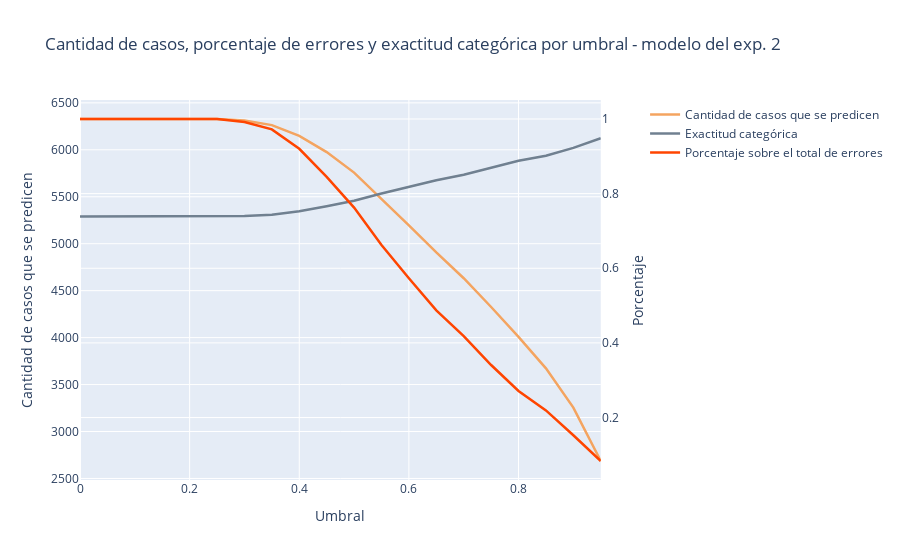
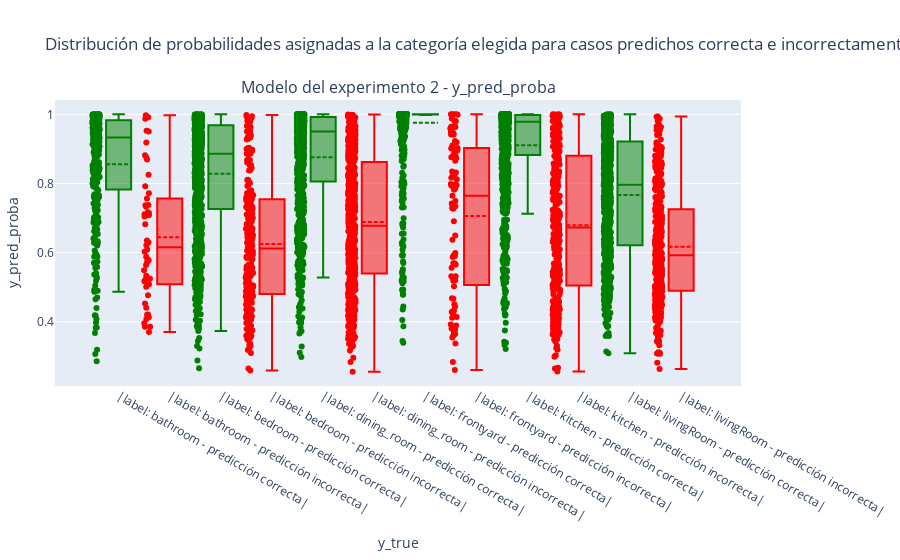

Here is the notebook cell these charts were saved with, in order:
### Code cell
for path, dataset, exp in [(path1, dataset1, '2'), (path2, dataset2, '6')][:1]:
    model, test_generator, validation_generator, test_dataset_path = load_model(path, dataset)

    df_pred_test = get_df_pred(model, test_generator, test_dataset_path)

    d = print_pred_proba_error_by_category(df_pred_test)

    d = print_error_by_category(df_pred_test)

    errors, pct, rights, counts = get_error_by_threshold(df_pred_test)

    plot_errors_and_pct_series(pct, rights, counts, exp)
    
    plot_distribution_of_features_by_label(df_pred_test, features=['y_pred_proba'], exp=exp)
    
    print()
    print()
    print()
    print()

### Figure 1 — Plotly figure (JSON) as saved in the notebook; plotly's stock layout.template omitted (floating-point values rounded to 4 significant figures)
{"data": [{"line": {"color": "sandybrown", "width": 2.5}, "name": "Cantidad de casos que se predicen", "opacity": 1, "showlegend": true, "type": "scatter", "x": [0, 0.05, 0.1, 0.15, 0.2, 0.25, 0.3, 0.35, 0.4, 0.45, 0.5, 0.55, 0.6, 0.65, 0.7, 0.75, 0.8, 0.85, 0.9, 0.95], "y": [6328, 6328, 6328, 6328, 6328, 6328, 6311, 6263, 6148, 5976, 5757, 5480, 5196, 4907, 4632, 4326, 4008, 3673, 3255, 2686]}, {"line": {"color": "slategrey", "width": 2.5}, "name": "Exactitud categórica", "opacity": 1, "showlegend": true, "type": "scatter", "x": [0, 0.05, 0.1, 0.15, 0.2, 0.25, 0.3, 0.35, 0.4, 0.45, 0.5, 0.55, 0.6, 0.65, 0.7, 0.75, 0.8, 0.85, 0.9, 0.95], "xaxis": "x", "y": [0.7389, 0.7389, 0.7389, 0.7389, 0.7389, 0.7389, 0.7403, 0.7436, 0.7528, 0.7664, 0.7811, 0.8004, 0.8177, 0.8359, 0.8508, 0.8699, 0.8882, 0.9014, 0.9226, 0.9486], "yaxis": "y2"}, {"line": {"color": "orangered", "width": 2.5}, "name": "Porcentaje sobre el total de errores", "opacity": 1, "showlegend": true, "type": "scatter", "x": [0, 0.05, 0.1, 0.15, 0.2, 0.25, 0.3, 0.35, 0.4, 0.45, 0.5, 0.55, 0.6, 0.65, 0.7, 0.75, 0.8, 0.85, 0.9, 0.95], "xaxis": "x", "y": [1, 1, 1, 1, 1, 1, 0.9921, 0.9722, 0.9201, 0.845, 0.7627, 0.6622, 0.5732, 0.4873, 0.4183, 0.3408, 0.2712, 0.2191, 0.1525, 0.08354], "yaxis": "y2"}], "layout": {"title": {"text": "Cantidad de casos, porcentaje de errores y exactitud categórica por umbral - modelo del exp. 2"}, "xaxis": {"anchor": "y", "domain": [0, 0.94], "title": {"text": "Umbral"}}, "yaxis": {"anchor": "x", "domain": [0, 1], "title": {"text": "Cantidad de casos que se predicen"}}, "yaxis2": {"anchor": "x", "overlaying": "y", "side": "right", "title": {"text": "Porcentaje"}}}}

### Figure 2 — Plotly figure (JSON) as saved in the notebook; plotly's stock layout.template omitted (floating-point values rounded to 4 significant figures; data arrays with more than 128 entries replaced by an {"elided": "..."} marker saying what was removed)
{"data": [{"boxmean": true, "boxpoints": "all", "customdata": {"elided": "308x5 mixed values"}, "hovertemplate": "y_true=%{customdata[0]}<br>y_pred=%{customdata[1]}<br>y_pred_proba=%{customdata[2]}<br>filename=%{customdata[3]}<br>right_predicted=%{customdata[4]}", "jitter": 0.3, "marker": {"color": "green"}, "name": "|label: bathroom - predicción correcta|", "pointpos": -1.8, "type": "box", "xaxis": "x", "y": {"elided": "308 float values"}, "yaxis": "y"}, {"boxmean": true, "boxpoints": "all", "customdata": {"elided": "50x5 mixed values"}, "hovertemplate": "y_true=%{customdata[0]}<br>y_pred=%{customdata[1]}<br>y_pred_proba=%{customdata[2]}<br>filename=%{customdata[3]}<br>right_predicted=%{customdata[4]}", "jitter": 0.3, "marker": {"color": "red"}, "name": "|label: bathroom - predicción incorrecta|", "pointpos": -1.8, "type": "box", "xaxis": "x", "y": [0.6818, 0.9185, 0.6347, 0.737, 0.5782, 0.7328, 0.629, 0.3854, 0.4081, 0.6093, 0.7168, 0.6023, 0.7719, 0.5082, 0.3701, 0.7079, 0.522, 0.4405, 0.9522, 0.7567, 0.9874, 0.5241, 0.8819, 0.4531, 0.9504, 0.413, 0.7107, 0.5878, 0.9975, 0.4207, 0.5173, 0.6212, 0.7047, 0.5332, 0.7916, 0.875, 0.7148, 0.4767, 0.8251, 0.9913, 0.3956, 0.8693, 0.5014, 0.5794, 0.3859, 0.7374, 0.4206, 0.5719, 0.5641, 0.549], "yaxis": "y"}, {"boxmean": true, "boxpoints": "all", "customdata": {"elided": "789x5 mixed values"}, "hovertemplate": "y_true=%{customdata[0]}<br>y_pred=%{customdata[1]}<br>y_pred_proba=%{customdata[2]}<br>filename=%{customdata[3]}<br>right_predicted=%{customdata[4]}", "jitter": 0.3, "marker": {"color": "green"}, "name": "|label: bedroom - predicción correcta|", "pointpos": -1.8, "type": "box", "xaxis": "x", "y": {"elided": "789 float values"}, "yaxis": "y"}, {"boxmean": true, "boxpoints": "all", "customdata": {"elided": "235x5 mixed values"}, "hovertemplate": "y_true=%{customdata[0]}<br>y_pred=%{customdata[1]}<br>y_pred_proba=%{customdata[2]}<br>filename=%{customdata[3]}<br>right_predicted=%{customdata[4]}", "jitter": 0.3, "marker": {"color": "red"}, "name": "|label: bedroom - predicción incorrecta|", "pointpos": -1.8, "type": "box", "xaxis": "x", "y": {"elided": "235 float values"}, "yaxis": "y"}, {"boxmean": true, "boxpoints": "all", "customdata": {"elided": "780x5 mixed values"}, "hovertemplate": "y_true=%{customdata[0]}<br>y_pred=%{customdata[1]}<br>y_pred_proba=%{customdata[2]}<br>filename=%{customdata[3]}<br>right_predicted=%{customdata[4]}", "jitter": 0.3, "marker": {"color": "green"}, "name": "|label: dining_room - predicción correcta|", "pointpos": -1.8, "type": "box", "xaxis": "x", "y": {"elided": "780 float values"}, "yaxis": "y"}, {"boxmean": true, "boxpoints": "all", "customdata": {"elided": "554x5 mixed values"}, "hovertemplate": "y_true=%{customdata[0]}<br>y_pred=%{customdata[1]}<br>y_pred_proba=%{customdata[2]}<br>filename=%{customdata[3]}<br>right_predicted=%{customdata[4]}", "jitter": 0.3, "marker": {"color": "red"}, "name": "|label: dining_room - predicción incorrecta|", "pointpos": -1.8, "type": "box", "xaxis": "x", "y": {"elided": "554 float values"}, "yaxis": "y"}, {"boxmean": true, "boxpoints": "all", "customdata": {"elided": "1161x5 mixed values"}, "hovertemplate": "y_true=%{customdata[0]}<br>y_pred=%{customdata[1]}<br>y_pred_proba=%{customdata[2]}<br>filename=%{customdata[3]}<br>right_predicted=%{customdata[4]}", "jitter": 0.3, "marker": {"color": "green"}, "name": "|label: frontyard - predicción correcta|", "pointpos": -1.8, "type": "box", "xaxis": "x", "y": {"elided": "1161 float values"}, "yaxis": "y"}, {"boxmean": true, "boxpoints": "all", "customdata": {"elided": "99x5 mixed values"}, "hovertemplate": "y_true=%{customdata[0]}<br>y_pred=%{customdata[1]}<br>y_pred_proba=%{customdata[2]}<br>filename=%{customdata[3]}<br>right_predicted=%{customdata[4]}", "jitter": 0.3, "marker": {"color": "red"}, "name": "|label: frontyard - predicción incorrecta|", "pointpos": -1.8, "type": "box", "xaxis": "x", "y": [0.782, 0.9405, 0.9193, 0.4663, 0.7982, 0.569, 0.377, 0.9587, 0.4436, 0.5183, 0.4504, 0.9473, 0.9414, 0.9992, 0.3802, 0.7325, 0.2603, 0.5319, 0.8943, 0.3543, 0.9516, 0.4284, 0.5682, 0.4307, 0.9008, 0.4679, 0.2833, 0.5204, 0.7643, 0.6374, 0.876, 0.9024, 0.9638, 0.5314, 0.6492, 0.7495, 0.5924, 0.8889, 0.5281, 0.7291, 0.999, 1.0, 0.3792, 0.9627, 0.923, 0.8316, 0.9619, 0.4139, 0.9806, 0.5654, 0.8769, 0.7935, 0.8253, 0.9991, 0.599, 0.5901, 0.5876, 0.3644, 0.7957, 0.737, 0.7851, 0.9099, 0.8239, 0.4117, 0.9483, 0.3685, 0.8794, 0.5267, 0.5564, 0.8168, 0.9453, 0.8791, 0.3608, 0.7417, 0.9986, 0.9999, 0.4205, 0.981, 0.823, 0.9024, 0.6904, 0.3894, 0.7342, 0.3807, 0.3924, 0.9998, 0.3369, 0.7268, 0.8124, 0.7979, 0.8728, 0.9009, 0.4324, 0.8654, 0.5026, 0.9678, 0.9875, 0.8345, 0.3808], "yaxis": "y"}, {"boxmean": true, "boxpoints": "all", "customdata": {"elided": "941x5 mixed values"}, "hovertemplate": "y_true=%{customdata[0]}<br>y_pred=%{customdata[1]}<br>y_pred_proba=%{customdata[2]}<br>filename=%{customdata[3]}<br>right_predicted=%{customdata[4]}", "jitter": 0.3, "marker": {"color": "green"}, "name": "|label: kitchen - predicción correcta|", "pointpos": -1.8, "type": "box", "xaxis": "x", "y": {"elided": "941 float values"}, "yaxis": "y"}, {"boxmean": true, "boxpoints": "all", "customdata": {"elided": "333x5 mixed values"}, "hovertemplate": "y_true=%{customdata[0]}<br>y_pred=%{customdata[1]}<br>y_pred_proba=%{customdata[2]}<br>filename=%{customdata[3]}<br>right_predicted=%{customdata[4]}", "jitter": 0.3, "marker": {"color": "red"}, "name": "|label: kitchen - predicción incorrecta|", "pointpos": -1.8, "type": "box", "xaxis": "x", "y": {"elided": "333 float values"}, "yaxis": "y"}, {"boxmean": true, "boxpoints": "all", "customdata": {"elided": "697x5 mixed values"}, "hovertemplate": "y_true=%{customdata[0]}<br>y_pred=%{customdata[1]}<br>y_pred_proba=%{customdata[2]}<br>filename=%{customdata[3]}<br>right_predicted=%{customdata[4]}", "jitter": 0.3, "marker": {"color": "green"}, "name": "|label: livingRoom - predicción correcta|", "pointpos": -1.8, "type": "box", "xaxis": "x", "y": {"elided": "697 float values"}, "yaxis": "y"}, {"boxmean": true, "boxpoints": "all", "customdata": {"elided": "381x5 mixed values"}, "hovertemplate": "y_true=%{customdata[0]}<br>y_pred=%{customdata[1]}<br>y_pred_proba=%{customdata[2]}<br>filename=%{customdata[3]}<br>right_predicted=%{customdata[4]}", "jitter": 0.3, "marker": {"color": "red"}, "name": "|label: livingRoom - predicción incorrecta|", "pointpos": -1.8, "type": "box", "xaxis": "x", "y": {"elided": "381 float values"}, "yaxis": "y"}], "layout": {"annotations": [{"font": {"size": 16}, "showarrow": false, "text": "Modelo del experimento 2 - y_pred_proba", "x": 0.5, "xanchor": "center", "xref": "paper", "y": 1, "yanchor": "bottom", "yref": "paper"}], "margin": {"b": 80, "l": 40, "r": 30, "t": 100}, "showlegend": false, "title": {"text": "Distribución de probabilidades asignadas a la categoría elegida para casos predichos correcta e incorrectamente"}, "xaxis": {"anchor": "y", "domain": [0, 1], "title": {"text": "y_true"}}, "yaxis": {"anchor": "x", "autorange": true, "domain": [0, 1], "gridcolor": "rgb(255, 255, 255)", "gridwidth": 1, "showgrid": true, "title": {"text": "y_pred_proba"}, "zeroline": true, "zerolinecolor": "rgb(255, 255, 255)", "zerolinewidth": 2}}}
